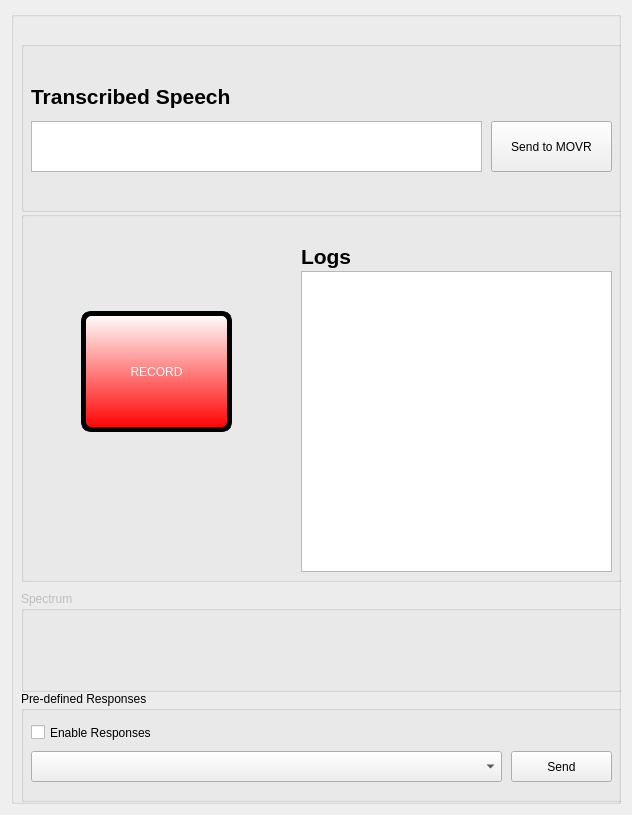
<?xml version="1.0" encoding="UTF-8"?>
<ui version="4.0">
 <class>Form</class>
 <widget class="QWidget" name="Form">
  <property name="geometry">
   <rect>
    <x>0</x>
    <y>0</y>
    <width>632</width>
    <height>815</height>
   </rect>
  </property>
  <property name="sizePolicy">
   <sizepolicy hsizetype="Preferred" vsizetype="Preferred">
    <horstretch>0</horstretch>
    <verstretch>0</verstretch>
   </sizepolicy>
  </property>
  <property name="windowTitle">
   <string>MOVR Speech Rec</string>
  </property>
  <layout class="QVBoxLayout" name="verticalLayout_2">
   <item>
    <layout class="QHBoxLayout" name="horizontalLayout">
     <property name="spacing">
      <number>0</number>
     </property>
     <property name="bottomMargin">
      <number>0</number>
     </property>
     <item>
      <widget class="QGroupBox" name="groupBox_8">
       <property name="sizePolicy">
        <sizepolicy hsizetype="Expanding" vsizetype="Minimum">
         <horstretch>0</horstretch>
         <verstretch>0</verstretch>
        </sizepolicy>
       </property>
       <property name="title">
        <string/>
       </property>
       <property name="alignment">
        <set>Qt::AlignLeading|Qt::AlignLeft|Qt::AlignTop</set>
       </property>
       <widget class="QGroupBox" name="movr_speech_transcribed">
        <property name="geometry">
         <rect>
          <x>10</x>
          <y>30</y>
          <width>601</width>
          <height>171</height>
         </rect>
        </property>
        <property name="title">
         <string/>
        </property>
        <widget class="QLabel" name="label_transcribed_speech">
         <property name="geometry">
          <rect>
           <x>10</x>
           <y>40</y>
           <width>241</width>
           <height>31</height>
          </rect>
         </property>
         <property name="text">
          <string>&lt;html&gt;&lt;head/&gt;&lt;body&gt;&lt;p&gt;&lt;span style=&quot; font-size:16pt; font-weight:600;&quot;&gt;Transcribed Speech&lt;/span&gt;&lt;/p&gt;&lt;/body&gt;&lt;/html&gt;</string>
         </property>
        </widget>
        <widget class="QTextEdit" name="text_transcribed_text">
         <property name="geometry">
          <rect>
           <x>10</x>
           <y>80</y>
           <width>451</width>
           <height>51</height>
          </rect>
         </property>
        </widget>
        <widget class="QPushButton" name="btn_send_to_movr">
         <property name="geometry">
          <rect>
           <x>470</x>
           <y>80</y>
           <width>121</width>
           <height>51</height>
          </rect>
         </property>
         <property name="text">
          <string>Send to MOVR</string>
         </property>
        </widget>
       </widget>
       <widget class="QGroupBox" name="speech_spectrum">
        <property name="enabled">
         <bool>false</bool>
        </property>
        <property name="geometry">
         <rect>
          <x>10</x>
          <y>580</y>
          <width>601</width>
          <height>101</height>
         </rect>
        </property>
        <property name="title">
         <string>Spectrum</string>
        </property>
       </widget>
       <widget class="QGroupBox" name="movr_speech_record">
        <property name="geometry">
         <rect>
          <x>10</x>
          <y>200</y>
          <width>601</width>
          <height>371</height>
         </rect>
        </property>
        <property name="title">
         <string/>
        </property>
        <widget class="QPushButton" name="btn_record">
         <property name="geometry">
          <rect>
           <x>60</x>
           <y>100</y>
           <width>151</width>
           <height>121</height>
          </rect>
         </property>
         <property name="styleSheet">
          <string notr="true">background-color: qlineargradient(x1: 0, y1: 0, x2: 0, y2: 1, stop: 0 white, stop: 1 red);
border-style: solid;
border-color: black;
border-width: 5px;
border-radius: 10px;
color: white;</string>
         </property>
         <property name="text">
          <string>RECORD</string>
         </property>
        </widget>
        <widget class="QTextEdit" name="text_logs">
         <property name="geometry">
          <rect>
           <x>280</x>
           <y>60</y>
           <width>311</width>
           <height>301</height>
          </rect>
         </property>
        </widget>
        <widget class="QLabel" name="label_logs">
         <property name="geometry">
          <rect>
           <x>280</x>
           <y>30</y>
           <width>71</width>
           <height>31</height>
          </rect>
         </property>
         <property name="text">
          <string>&lt;html&gt;&lt;head/&gt;&lt;body&gt;&lt;p&gt;&lt;span style=&quot; font-size:16pt; font-weight:600;&quot;&gt;Logs&lt;/span&gt;&lt;/p&gt;&lt;/body&gt;&lt;/html&gt;</string>
         </property>
        </widget>
       </widget>
       <widget class="QGroupBox" name="predefined_responses_group">
        <property name="geometry">
         <rect>
          <x>10</x>
          <y>680</y>
          <width>601</width>
          <height>111</height>
         </rect>
        </property>
        <property name="sizePolicy">
         <sizepolicy hsizetype="Preferred" vsizetype="Fixed">
          <horstretch>0</horstretch>
          <verstretch>0</verstretch>
         </sizepolicy>
        </property>
        <property name="minimumSize">
         <size>
          <width>0</width>
          <height>85</height>
         </size>
        </property>
        <property name="title">
         <string>Pre-defined Responses</string>
        </property>
        <property name="text" stdset="0">
         <string>RadioButton</string>
        </property>
        <widget class="QCheckBox" name="btn_enable_predefined_responses">
         <property name="geometry">
          <rect>
           <x>10</x>
           <y>30</y>
           <width>181</width>
           <height>23</height>
          </rect>
         </property>
         <property name="text">
          <string>Enable Responses</string>
         </property>
        </widget>
        <widget class="QComboBox" name="combo_responses">
         <property name="geometry">
          <rect>
           <x>10</x>
           <y>60</y>
           <width>471</width>
           <height>31</height>
          </rect>
         </property>
        </widget>
        <widget class="QPushButton" name="btn_send_response">
         <property name="geometry">
          <rect>
           <x>490</x>
           <y>60</y>
           <width>101</width>
           <height>31</height>
          </rect>
         </property>
         <property name="text">
          <string>Send</string>
         </property>
        </widget>
       </widget>
      </widget>
     </item>
    </layout>
   </item>
  </layout>
 </widget>
 <resources/>
 <connections/>
</ui>
